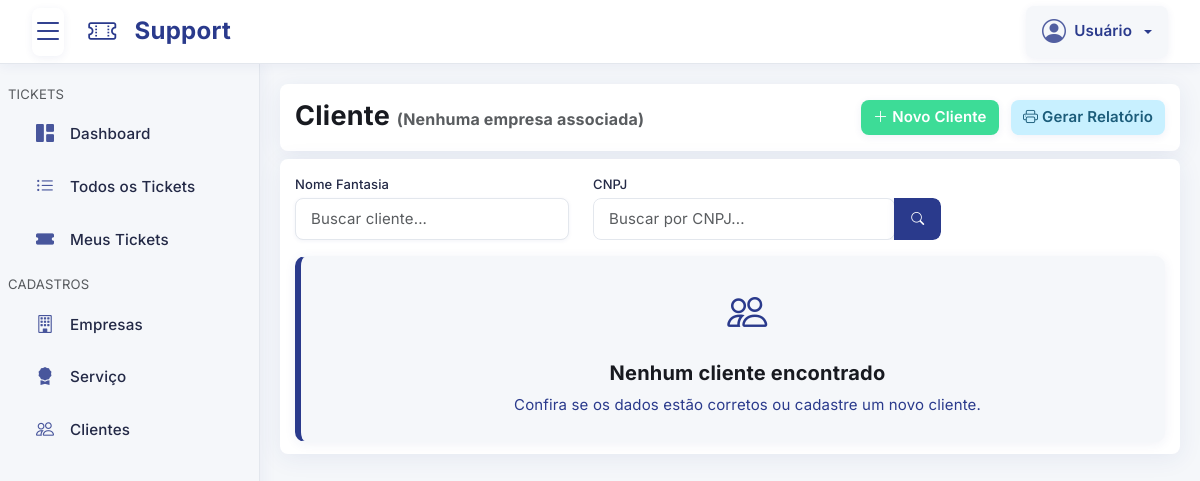
The page /pages/cliente/index.php on the database as committed earlier.
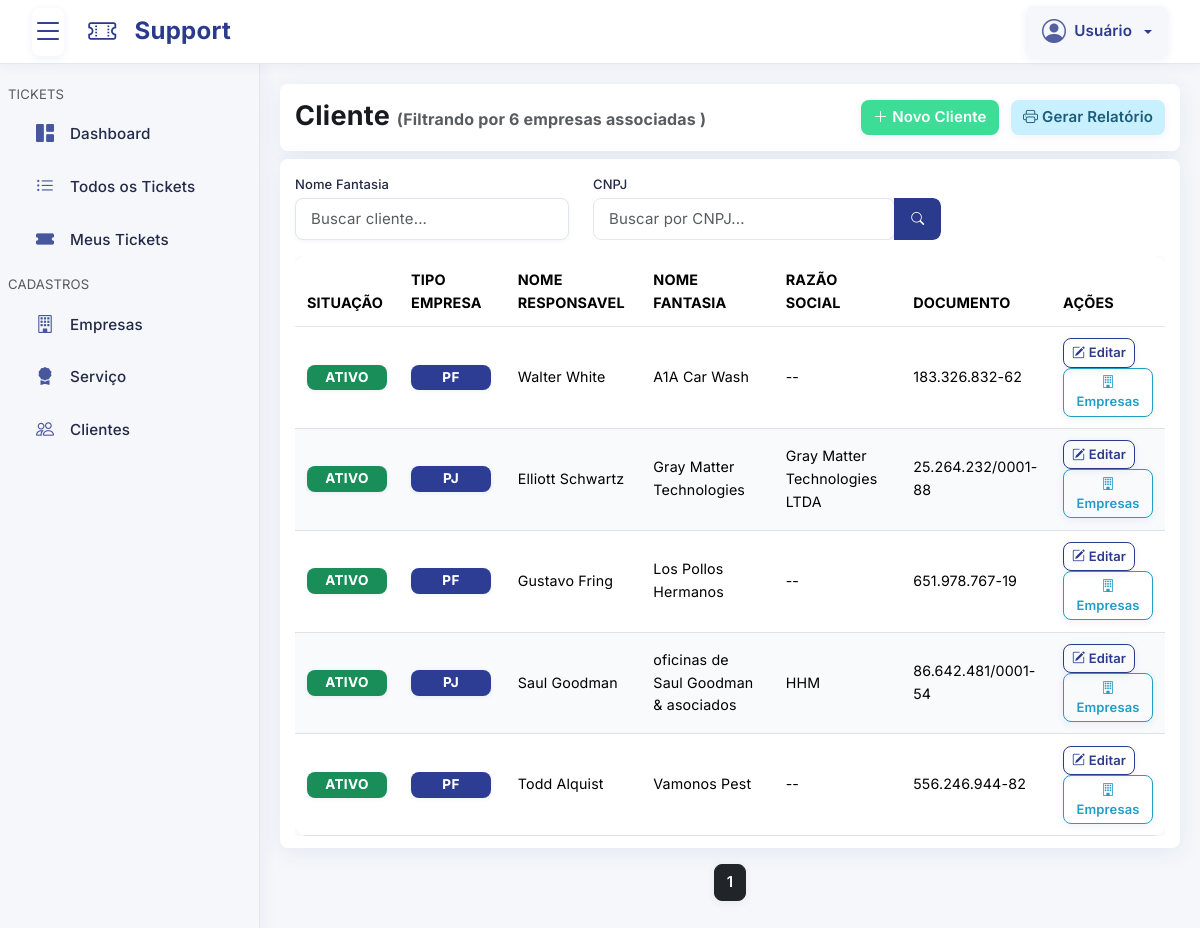
The same page on the database as committed later.
### tables this page shows
CREATE TABLE `cliente` (
  `id` int NOT NULL,
  `usuario_id` int NOT NULL,
  `tipo` varchar(255) NOT NULL DEFAULT 'CNPJ' COMMENT 'CNPJ ou CPF',
  `documento` varchar(255) NOT NULL COMMENT 'xx.xxx.xxx/xxxx-xx ou xxx.xxx.xxx-xx',
  `razao_social` varchar(255) DEFAULT NULL,
  `nome_fantasia` varchar(255) NOT NULL,
  `telefone` varchar(20) NOT NULL COMMENT 'Formato: (XX) X XXXX-XXXX',
  `email` varchar(255) DEFAULT NULL,
  `responsavel_nome` varchar(255) NOT NULL,
  `responsavel_email` varchar(255) DEFAULT NULL,
  `responsavel_telefone` varchar(20) NOT NULL COMMENT 'Formato: (XX) X XXXX-XXXX',
  `responsavel_documento` varchar(18) NOT NULL COMMENT 'CPF: XXX.XXX.XXX-XX ou RG',
  `cep` varchar(10) DEFAULT NULL COMMENT 'Formato: XXXXX-XXX',
  `cidade` varchar(255) DEFAULT NULL,
  `estado` varchar(255) DEFAULT NULL,
  `pais` varchar(255) DEFAULT NULL,
  `endereco` varchar(255) DEFAULT NULL,
  `numero` varchar(50) DEFAULT NULL,
  `bairro` varchar(255) DEFAULT NULL,
  `situacao` tinyint(1) NOT NULL DEFAULT '1' COMMENT '0 = INATIVO ou 1 = ATIVO',
  `cadastrado` timestamp NULL DEFAULT CURRENT_TIMESTAMP,
  `alterado` timestamp NULL DEFAULT CURRENT_TIMESTAMP ON UPDATE CURRENT_TIMESTAMP
);

### config/Database.php (called while the page is built, shortened)
<?php
class Database
{
    private $host = "tcc-db-phpmyadmin.a5b4kx.easypanel.host";
    private $dbName = "support-ticket-manager";
    private $username = "alvino";
    private $password = "WQDThX9tbD";
    private $charset = "utf8mb4";
    private $pdo;
    private function connect()
    {
        $dsn = "mysql:host={$this->host};port=3306;dbname={$this->dbName};charset={$this->charset}";
        try {
            $this->pdo = new PDO(
                $dsn,
                $this->username,
                $this->password,
                array(PDO::MYSQL_ATTR_INIT_COMMAND => "SET NAMES utf8")
            );
            $this->pdo->setAttribute(PDO::ATTR_ERRMODE, PDO::ERRMODE_EXCEPTION);
            $this->pdo->setAttribute(PDO::ATTR_DEFAULT_FETCH_MODE, PDO::FETCH_ASSOC);
        } catch (PDOException $e) {
            $this->error = $e->getMessage();
            die("Erro ao conectar ao banco de dados: {$this->error}");
        }
    }
    public function getConnection()
    {
        try {
            return $this->pdo;
        } catch (PDOException $e) {
            $this->error = $e->getMessage();
            die("Erro ao conectar ao banco de dados: {$this->error}");
        }
    }
}

### config/Empresa.php (called while the page is built, shortened)
<?php
class Empresa
{
    private $db;
    public function __construct($db)
    {
        $this->db = $db;
    }
    public function listarEmpresas()
    {
        try {
            $usuario_grupo = isset($_SESSION["usuario_grupo"]) ? $_SESSION["usuario_grupo"] : null;
            $usuario_id = isset($_SESSION["usuario_id"]) ? $_SESSION["usuario_id"] : null;
            $query = "SELECT DISTINCT `empresa`.*";
            $query .= " FROM `empresa`";
            $where = array();
            $where[] = "`empresa`.`situacao` = 1";
            $query .= " WHERE " . implode(" AND ", $where);
            $query .= " ORDER BY `empresa`.`nome` ASC";
            $stmt = $this->db->prepare($query);
            $stmt->execute();
            $stmt->setFetchMode(PDO::FETCH_OBJ);
            return $stmt->fetchAll();
        } catch (\Throwable $th) {
            return [];
        }
    }
}

### config/Cliente.php (called while the page is built, shortened)
<?php
class Cliente
{
    private $db;
    public function __construct($db)
    {
        $this->db = $db;
    }
    public function index($parametros = array())
    {
        try {
            $cliente_id = isset($parametros["cliente_id"]) ? $parametros["cliente_id"] : NULL;
            $nome_fantasia = isset($parametros["nome_fantasia"]) ? $parametros["nome_fantasia"] : NULL;
            $documento = isset($parametros["documento"]) ? $parametros["documento"] : NULL;
            $pagina = isset($parametros["pagina"]) ? $parametros["pagina"] : 1;
            $limite = isset($parametros["limite"]) ? $parametros["limite"] : 10;
            $where = array();
            $usuario_grupo = isset($_SESSION["usuario_grupo"]) ? $_SESSION["usuario_grupo"] : null;
            $usuario_id = isset($_SESSION["usuario_id"]) ? $_SESSION["usuario_id"] : null;
            $query = "SELECT DISTINCT `cliente`.*";
            $queryCount = "SELECT COUNT(DISTINCT `cliente`.`id`)";
            $query .= " FROM `cliente`";
            $queryCount .= " FROM `cliente`";
            $query .= " ORDER BY `cliente`.`nome_fantasia` ASC";
            if ($limite !== null && $limite > 0) {
                $query .= " LIMIT :limite OFFSET :offset";
            }
            $stmt = $this->db->prepare($query);
            $stmtCount = $this->db->prepare($queryCount);
            if ($limite !== null && $limite > 0) {
                $offset = ($pagina - 1) * $limite;
                $stmt->bindParam(":limite", $limite, PDO::PARAM_INT);
                $stmt->bindParam(":offset", $offset, PDO::PARAM_INT);
            }
            $stmt->execute();
            $stmtCount->execute();
            $resultados = $stmt->fetchAll(PDO::FETCH_OBJ);
            $total = $stmtCount->fetchColumn();
            $paginação = array(
                "pagina" => $pagina,
                "limite" => $limite,
                "total" => $total,
                "total_paginas" => ceil($total / $limite)
            );
            return array(
                "resultados" => $resultados,
                "paginacao" => $paginação
            );
        } catch (\Throwable $th) {
            return array(
                "erro" => $th->getMessage() . " -> " . $th->getLine(),
                "resultados" => [],
                "paginacao" => array(
                    "pagina" => 1,
                    "limite" => 100,
                    "total" => 0,
                    "total_paginas" => 1
                )
            );
        }
    }
    public function getInfoFiltro()
    {
        try {
            $usuario_grupo = isset($_SESSION["usuario_grupo"]) ? $_SESSION["usuario_grupo"] : null;
            $usuario_id = isset($_SESSION["usuario_id"]) ? $_SESSION["usuario_id"] : null;
            $info = [
                'usuario_id' => $usuario_id,
                'usuario_grupo' => $usuario_grupo,
                'is_admin' => ($usuario_grupo == 1),
                'aplica_filtro' => ($usuario_grupo != 1 && $usuario_id),
            ];
            return $info;
        } catch (\Throwable $th) {
            return ['erro' => $th->getMessage()];
        }
    }
}

### pages/cliente/index.php (the view, shortened to what the rows shown need)
<?php include("../template/topo.php"); ?>
<?php
$cliente_id = isset($_GET["cliente_id"]) ? $_GET["cliente_id"] : NULL;
$empresa_id = isset($_GET["empresa_id"]) ? $_GET["empresa_id"] : NULL;
$documento = isset($_GET["documento"]) ? $_GET["documento"] : NULL;
$nome_fantasia = isset($_GET["nome_fantasia"]) ? $_GET["nome_fantasia"] : NULL;
$pagina = isset($_GET["pagina"]) ? $_GET["pagina"] : 1;
$relatorio = isset($_GET['relatorio']) ? $_GET['relatorio'] : 0;
$limiteConsulta = ($relatorio == 1) ? null : 15;
$indexRegistros = $classCliente->index([
    "cliente_id" => $cliente_id,
    "empresa_id" => $empresa_id,
    "documento" => $documento,
    "nome_fantasia" => $nome_fantasia,
    "pagina" => $pagina,
    "limite" => $limiteConsulta
]);
$registros = $indexRegistros["resultados"];
$totalEmpresasUsuario = 0;
$infoFiltroCliente = null;
if ($_SESSION["usuario_grupo"] != 1) {
    $empresasUsuario = $classEmpresa->listarEmpresas();
    $totalEmpresasUsuario = count($empresasUsuario);
    $infoFiltroCliente = $classCliente->getInfoFiltro();
}
?>
<header class="sessao">
    <div class="row">
        <div class="col-xl-6 col-lg-6 col-md-6 col-sm-12 col-12 my-1">
            <h1 class="titulo">Cliente
                <?php if ($_SESSION["usuario_grupo"] != 1 && $totalEmpresasUsuario > 0): ?>
                    <small class="text-muted fs-6">
                        (Filtrando por <?php echo $totalEmpresasUsuario; ?> empresa<?php echo $totalEmpresasUsuario > 1 ? 's' : ''; ?> associada<?php echo $totalEmpresasUsuario > 1 ? 's' : ''; ?>
                        <?php if ($infoFiltroCliente && isset($infoFiltroCliente['total_clientes_sem_empresa']) && $infoFiltroCliente['total_clientes_sem_empresa'] > 0): ?>
                            + <?php echo $infoFiltroCliente['total_clientes_sem_empresa']; ?> sem empresa)
                        <?php else: ?>
                            )
                        <?php endif; ?>
                    </small>
                <?php elseif ($_SESSION["usuario_grupo"] != 1): ?>
                    <small class="text-muted fs-6">
                        <?php if ($infoFiltroCliente && isset($infoFiltroCliente['total_clientes_sem_empresa']) && $infoFiltroCliente['total_clientes_sem_empresa'] > 0): ?>
                            (<?php echo $infoFiltroCliente['total_clientes_sem_empresa']; ?> cliente<?php echo $infoFiltroCliente['total_clientes_sem_empresa'] > 1 ? 's' : ''; ?> sem empresa)
                        <?php else: ?>
                            (Nenhuma empresa associada)
                        <?php endif; ?>
                    </small>
                <?php endif; ?>
            </h1>
        </div>
    </div>
</header>
<div class="sessao">
    <?php if (count($registros) == 0): ?>
        <div class="alert alerta-sem-cadastrar text-center py-4" role="alert">
            <div class="mb-3">
                <i class="bi bi-people fs-1"></i>
            </div>
            <h5 class="fw-bold">Nenhum cliente encontrado</h5>
            <p class="mb-0">Confira se os dados estão corretos ou cadastre um novo cliente.</p>
        </div>
    <?php else: ?>
        <div class="table-responsive">
            <table class="table table-hover">
                <thead>
                    <tr>
                        <th class="nao-mostrar-impressao">Situação</th>
                        <th>Tipo Empresa</th>
                        <th>Nome Responsavel</th>
                        <th>Nome Fantasia</th>
                        <th>Razão Social</th>
                        <th>Documento</th>
                        <th class="nao-mostrar-impressao">Ações</th>
                    </tr>
                </thead>
                <tbody>
                    <?php foreach ($registros as $registro): ?>
                        <?php if (is_object($registro)): ?>
                            <tr class="<?php echo isset($focu_cliente_id) && $registro->id == $focu_cliente_id ? 'table-active' : ''; ?>">
                                <td class="nao-mostrar-impressao">
                                    <?php if (isset($registro->situacao) && $registro->situacao == 1): ?>
                                        <span class="badge text-bg-success">Ativo</span>
                                    <?php else: ?>
                                        <span class="badge text-bg-danger">Inativo</span>
                                    <?php endif; ?>
                                </td>
                                <td>
                                    <?php if (isset($registro->tipo) && $registro->tipo === "CNPJ"): ?>
                                        <span class="badge status-situacao">PJ</span>
                                    <?php else: ?>
                                        <span class="badge status-situacao">PF</span>
                                    <?php endif ?>
                                </td>
                                <td><?php echo isset($registro->responsavel_nome) ? $registro->responsavel_nome : "--"; ?></td>
                                <td><?php echo isset($registro->nome_fantasia) ? $registro->nome_fantasia : "--"; ?></td>
                                <td><?php echo isset($registro->razao_social) ? $registro->razao_social : "--"; ?></td>
                                <td><?php echo isset($registro->documento) && $registro->documento ? $registro->documento : (isset($registro->responsavel_documento) ? $registro->responsavel_documento : "--"); ?></td>
                                <td class="nao-mostrar-impressao">
                                    <a href="edicao.php?id=<?php echo $registro->id; ?>" class="btn btn-sm btn-editar">
                                        <i class="bi-pencil-square"></i> Editar
                                    </a>
                                    <a href="empresa.php?id=<?php echo $registro->id; ?>" class="btn btn-sm btn-empresa">
                                        <i class="bi-building"></i> Empresas
                                    </a>
                                </td>
                            </tr>
                        <?php endif; ?>
                    <?php endforeach; ?>
                </tbody>
            </table>
        </div>
    <?php endif; ?>
</div>
<?php include("../template/rodape.php"); ?>

Rows that differ between the two databases and show on the page:
added cliente: situacao "ATIVO", tipo "PF", responsavel_nome "Walter White", nome_fantasia "A1A Car Wash", responsavel_documento "183.326.832-62"
added cliente: situacao "ATIVO", tipo "PJ", responsavel_nome "Elliott Schwartz", nome_fantasia "Gray Matter Technologies", razao_social "Gray Matter Technologies LTDA", documento "25.264.232/0001-88"
added cliente: situacao "ATIVO", tipo "PF", responsavel_nome "Gustavo Fring", nome_fantasia "Los Pollos Hermanos", responsavel_documento "651.978.767-19"
added cliente: situacao "ATIVO", tipo "PJ", responsavel_nome "Saul Goodman", nome_fantasia "oficinas de Saul Goodman & asociados", razao_social "HHM", documento "86.642.481/0001-54"
added cliente: situacao "ATIVO", tipo "PF", responsavel_nome "Todd Alquist", nome_fantasia "Vamonos Pest", responsavel_documento "556.246.944-82"
Other text that changed with them:
$totalEmpresasUsuario: (not shown) → "6"
text no longer shown: "(Nenhuma empresa associada) Nenhum cliente encontrado Confira se os dados estão corretos ou cadastre um novo cliente."
text now shown: "(Filtrando por empresa s associada s ) SITUAÇÃO TIPO EMPRESA NOME RESPONSAVEL NOME FANTASIA RAZÃO SOCIAL DOCUMENTO AÇÕES"
new list line: "1"
